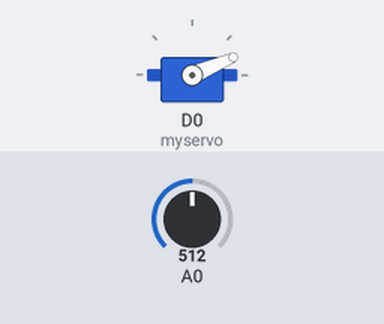
Bench run of a sketch on a simulated ESP8266 (NodeMCU). On the bench: servo. The inputs (shaded band) are chosen by the test bench; at power-on: A0 = 512.

Above: at 1.2 s.
1.3 s: A0 set to 306
At 2.2 s:
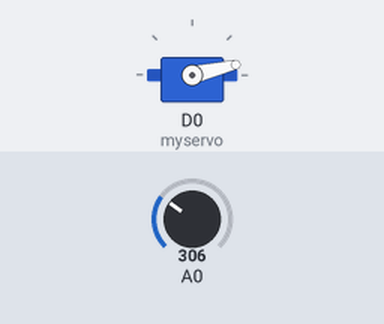
2.8 s: A0 set to 900
At 3.6 s:
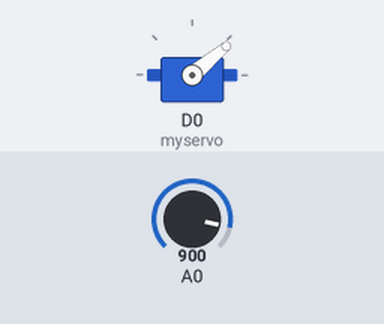
Timing chart, 0 to 5.8 s (numbered marks = the images above; inputs shaded):
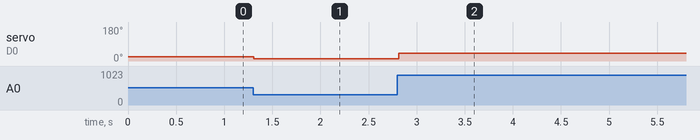

The sketch:

Lab2Task1.ino
```cpp
// Реализовать управление сервоприводом подключенным к пину D0. Задача угла поворота сервопривода производиться поворотом потенциометра подключенного к пину A0
#include <Servo.h>

Servo myservo;

int potVal;

void setup()
{
  myservo.attach(D0, 600, 2600);
}

void loop()
{
  potVal = analogRead(A0);
  potVal = map(potVal, 0, 4095, 0, 180);
  myservo.write(potVal);
  delay(25);
}
```

Measured:
- after the input at 1.3 s, servo on D0 (myservo): 23° → 13° at once
- after the input at 2.8 s, servo on D0 (myservo): 13° → 40° at once
